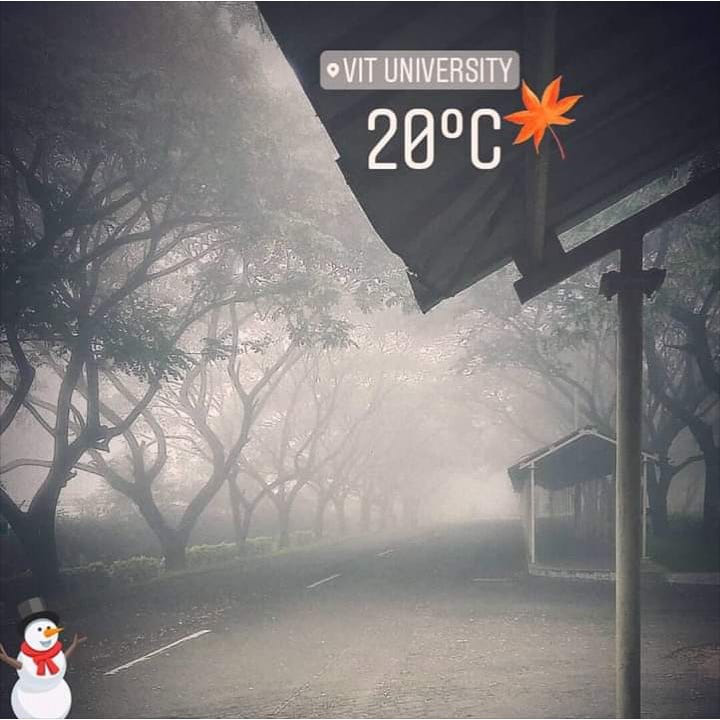
#> input picture image/14.png, 720 x 720 px
$ python dehaze.py   (older library calls are emulated)
#> lines starting #> are read from the running program, lines starting #| are printed output that depends on the picture
import cv2;
import math;
import numpy as np;

def DarkChannel(im,sz):
    b,g,r = cv2.split(im)                                           # split image to r, g, b channels
    # finding color channel (r, g or b) with lowest intensity (low intensity contributed due to airlight)
    # dark pixels can directly provide an accurate estimation of the haze transmission
    dc = cv2.min(cv2.min(r, g), b)
    # return a rectangular structuring element of the specified size and shape for morphological operations
    # sz is the size of the structuring element
    kernel = cv2.getStructuringElement(cv2.MORPH_RECT,(sz,sz))
    # erodes image of rectangular sturcturing element of size 'sz'
    # this is the dark channel
    dark = cv2.erode(dc,kernel)
    return dark

def AtmLight(im,dark):
    # take height and width of image (first two columns)
    [h,w] = im.shape[:2]
    # image size would be height * width
    imsz = h*w

    # check number of pixels in multiples of 1000s
    numpx = int(max(math.floor(imsz/1000),1))

    # reshape as 1 column array of size 'imsz'
    darkvec = dark.reshape(imsz,1);
    # reshape as 3 column array of size 'imsz'
    imvec = im.reshape(imsz,3);

    # return indices that would sort the array (descending order)
    # Since the lightest regions of the dark channel correspond to the haziest part of the original image.
    indices = darkvec.argsort();
    # If we select the brightest 0.1% of the dark channel we will get the haziest pixels
    indices = indices[imsz-numpx::]

    atmsum = np.zeros([1,3])                    # return array of zeros
    for ind in range(1,numpx):
        # Switching back to the original RGB values of these same pixels
        # we can take the brightest as the atmospheric light
        atmsum = atmsum + imvec[indices[ind]]

    A = atmsum / numpx;
    return A

def TransmissionEstimate(im,A,sz):
    omega = 0.95;
    # Return a new array of given shape and type, without initializing entries.
    im3 = np.empty(im.shape, im.dtype)

    for ind in range(0,3):
        im3[:,:,ind] = im[:,:,ind]/A[0,ind]

    transmission = 1 - omega*DarkChannel(im3,sz);
    return transmission

def Guidedfilter(im,p,r,eps):
    mean_I = cv2.boxFilter(im,cv2.CV_64F,(r,r));
    mean_p = cv2.boxFilter(p, cv2.CV_64F,(r,r));
    mean_Ip = cv2.boxFilter(im*p,cv2.CV_64F,(r,r));
    cov_Ip = mean_Ip - mean_I*mean_p;

    mean_II = cv2.boxFilter(im*im,cv2.CV_64F,(r,r));
    var_I   = mean_II - mean_I*mean_I;

    a = cov_Ip/(var_I + eps);
    b = mean_p - a*mean_I;

    mean_a = cv2.boxFilter(a,cv2.CV_64F,(r,r));
    mean_b = cv2.boxFilter(b,cv2.CV_64F,(r,r));

    q = mean_a*im + mean_b;
    return q;

def TransmissionRefine(im,et):
    gray = cv2.cvtColor(im,cv2.COLOR_BGR2GRAY);
    gray = np.float64(gray)/255;
    r = 60;
    eps = 0.0001;
    t = Guidedfilter(gray,et,r,eps);

    return t;

def Recover(im,t,A,tx = 0.1):
    res = np.empty(im.shape,im.dtype);
    t = cv2.max(t,tx);

    for ind in range(0,3):
        res[:,:,ind] = (im[:,:,ind]-A[0,ind])/t + A[0,ind]

    return res

if __name__ == '__main__':
    import sys
    try:
        fn = sys.argv[1]
    except:
        fn = './image/14.png'

#    def nothing(*argv):
#        pass

    src = cv2.imread(fn);                   # read the image
#> src is the input picture: shape (720, 720, 3); mean B, G, R 122.3, 121.7, 125.2

                                            # use astype to cast image to float 64 values
    I = src.astype('float64')/255;          # normalizing the data to 0 - 1 (Since 255 is the maximum value)

    dark = DarkChannel(I,15);               # extracting dark channel prior
#> in DarkChannel, `dark = cv2.erode(dc,kernel)`:
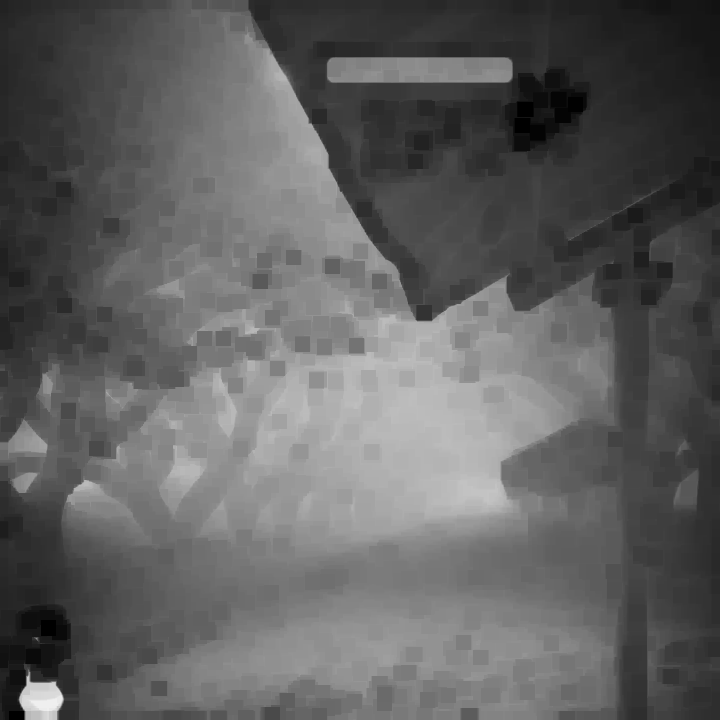
#> dark: shape (720, 720) float64; min 0, max 0.937, mean 0.376
    A = AtmLight(I,dark);                   # extracting global atmospheric lighting
#> in AtmLight, `indices = indices[imsz-numpx::]`: indices = 518 values from 0 to 0
#> the loop in AtmLight, `for ind in range(1,numpx):` made 517 passes
#> atmsum on passes 1 to 3: [[1, 0.976, 0.976]], [[2, 1.95, 1.95]], [[3, 2.93, 2.93]]
#> after the loop in AtmLight, `for ind in range(1,numpx):`: atmsum = [[517, 504.8, 504.8]]
#> in AtmLight, `A = atmsum / numpx;`: A = [[0.998, 0.975, 0.975]]
#> A = [[0.998, 0.975, 0.975]]
    # Transmission is an estimate of how much of the light from the
    # original object is making it through the haze at each pixel
    te = TransmissionEstimate(I,A,15);
    t = TransmissionRefine(src,te);
#> in Guidedfilter, `b = mean_p - a*mean_I;`:
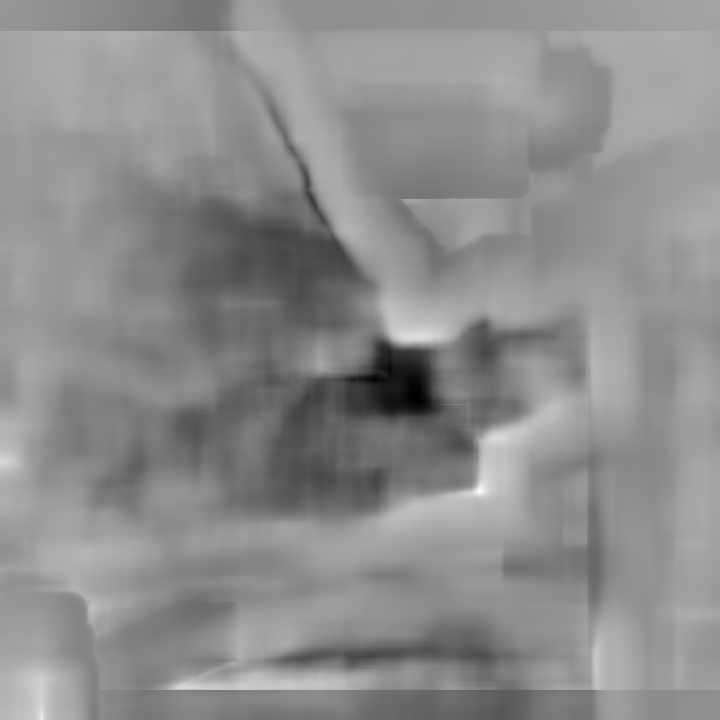
#> b: shape (720, 720) float64; min 0.0307, max 1.42, mean 0.8; drawn with min black and max white
#> in Guidedfilter, `mean_a = cv2.boxFilter(a,cv2.CV_64F,(r,r));`:
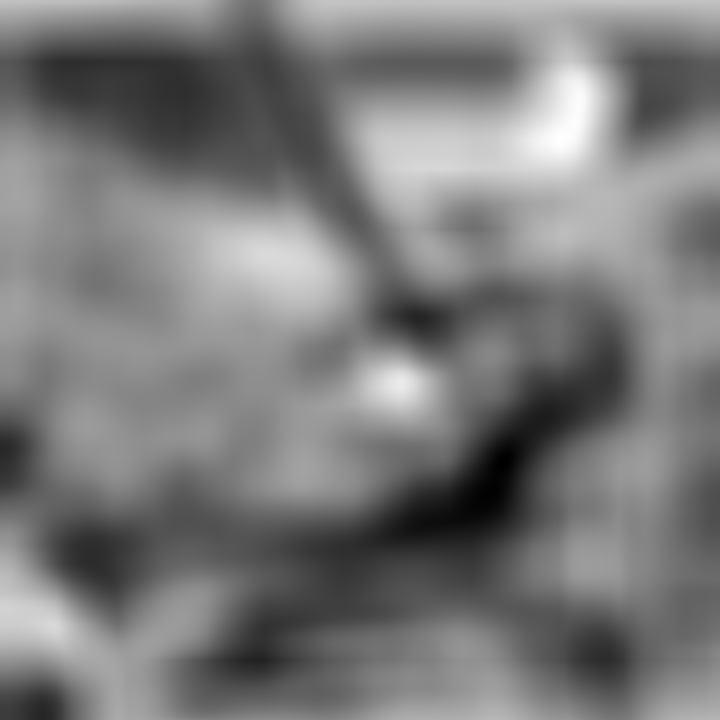
#> mean_a: shape (720, 720) float64; min -0.863, max 0.272, mean -0.317; drawn with min black and max white
#> in Guidedfilter, `q = mean_a*im + mean_b;`:
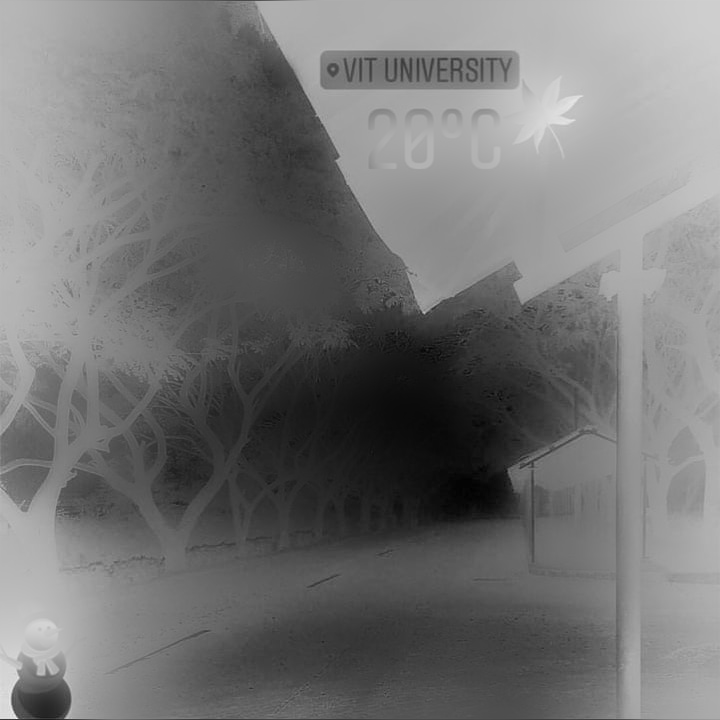
#> q: shape (720, 720) float64; min 0.284, max 1.06, mean 0.639; drawn with min black and max white
    # atmospheric light is subtracted from each pixel in proportion to the transmission at that pixel.
    J = Recover(I, t, A, 0.1)
#> after the loop in Recover, `for ind in range(0,3):`:
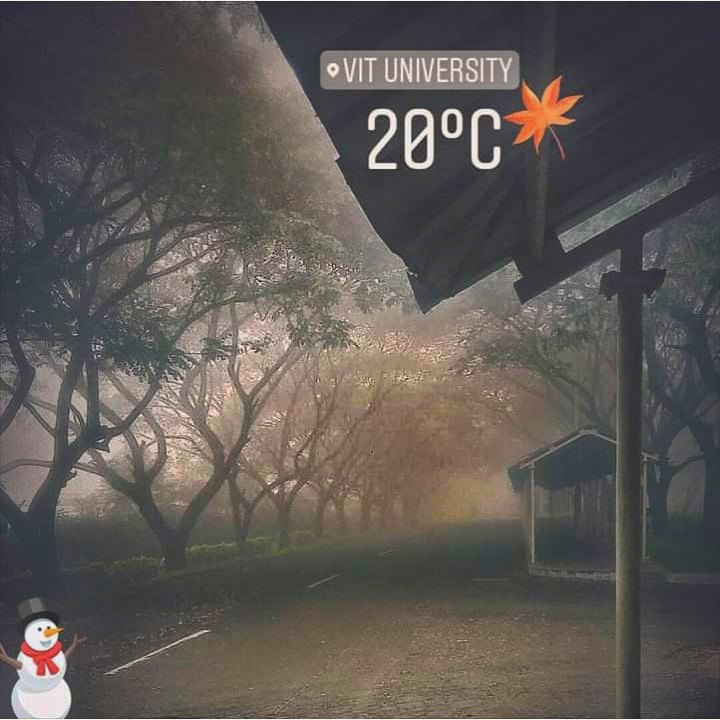
#> res: shape (720, 720, 3) float64; mean B, G, R 0.202, 0.221, 0.249; drawn with min black and max white

    cv2.imshow("dark",dark);
    cv2.imshow("t",t);
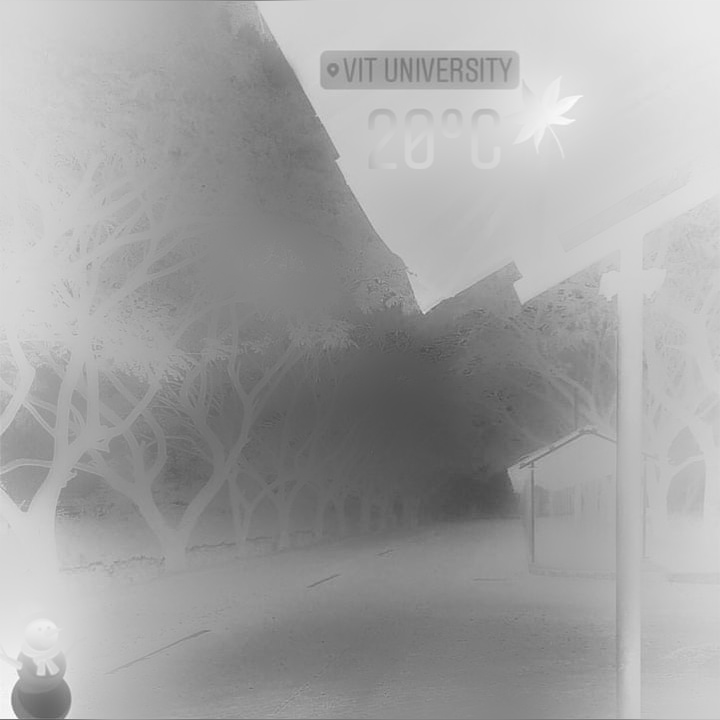
#> window 't': shape (720, 720); min 72, max 255, mean 162.5
    cv2.imshow('I',src);
    cv2.imshow('J',J);
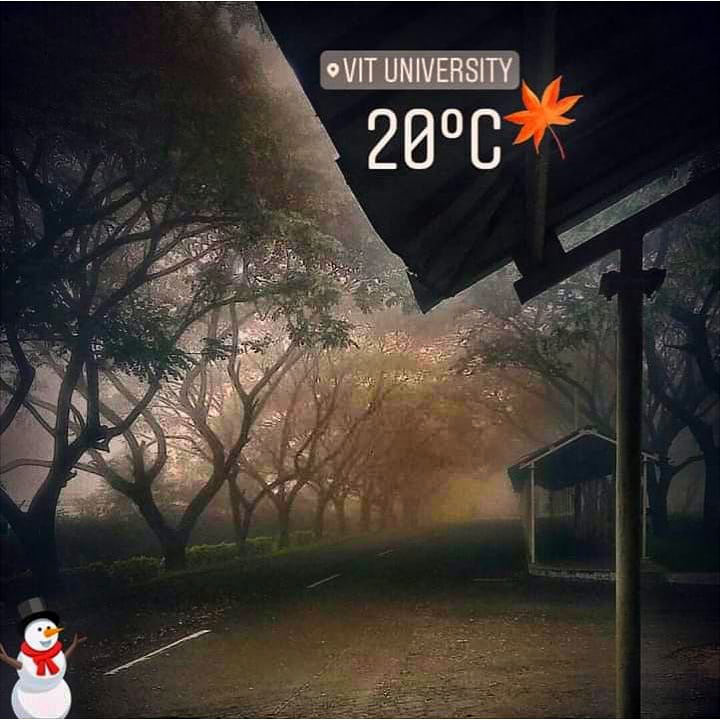
#> window 'J': shape (720, 720, 3); mean B, G, R 51, 55.9, 63.1
    cv2.imwrite("./image/J.png",J*255);
    cv2.waitKey();

$ run again, with image/15.png copied over image/14.png
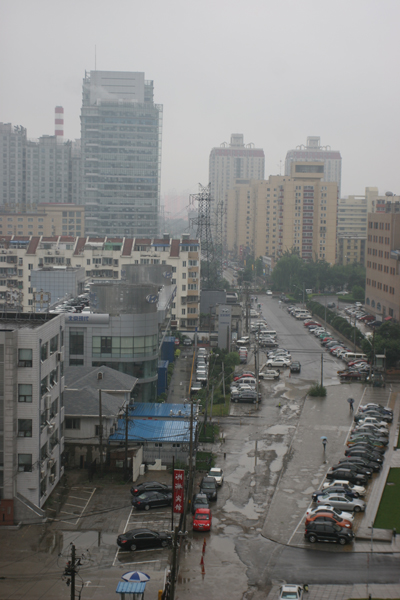
#> input picture image/15.png, 400 x 600 px
#> src is the input picture: shape (600, 400, 3); mean B, G, R 124.4, 125.7, 125.5
#> in DarkChannel, `dark = cv2.erode(dc,kernel)`:
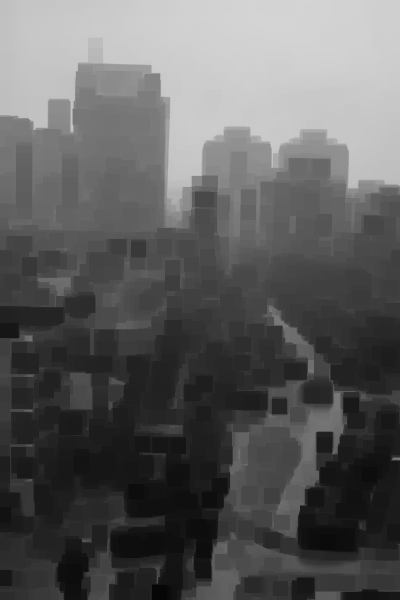
#> dark: shape (600, 400) float64; min 0.0235, max 0.831, mean 0.368
#> indices = 240 values from 0 to 0
#> the loop in AtmLight, `for ind in range(1,numpx):` made 239 passes
#> atmsum on passes 1 to 3: [[0.769, 0.757, 0.765]], [[1.54, 1.51, 1.53]], [[2.31, 2.27, 2.29]]
#> after the loop in AtmLight, `for ind in range(1,numpx):`: atmsum = [[183.7, 180.9, 182.8]]
#> in AtmLight, `A = atmsum / numpx;`: A = [[0.765, 0.754, 0.762]]
#> `cv2.imshow('J',J);`:
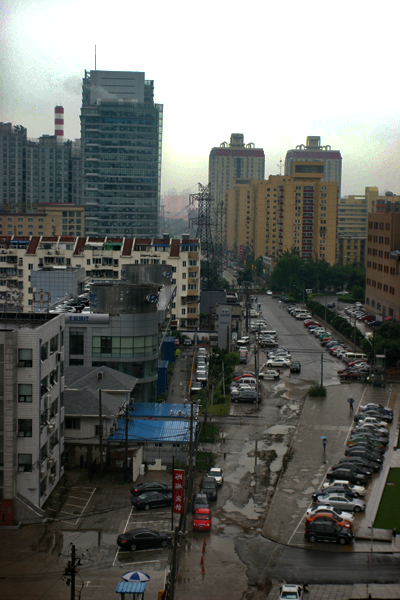
#> window 'J': shape (600, 400, 3); mean B, G, R 103.5, 107.5, 105.4

$ run again, with image/16.png copied over image/14.png
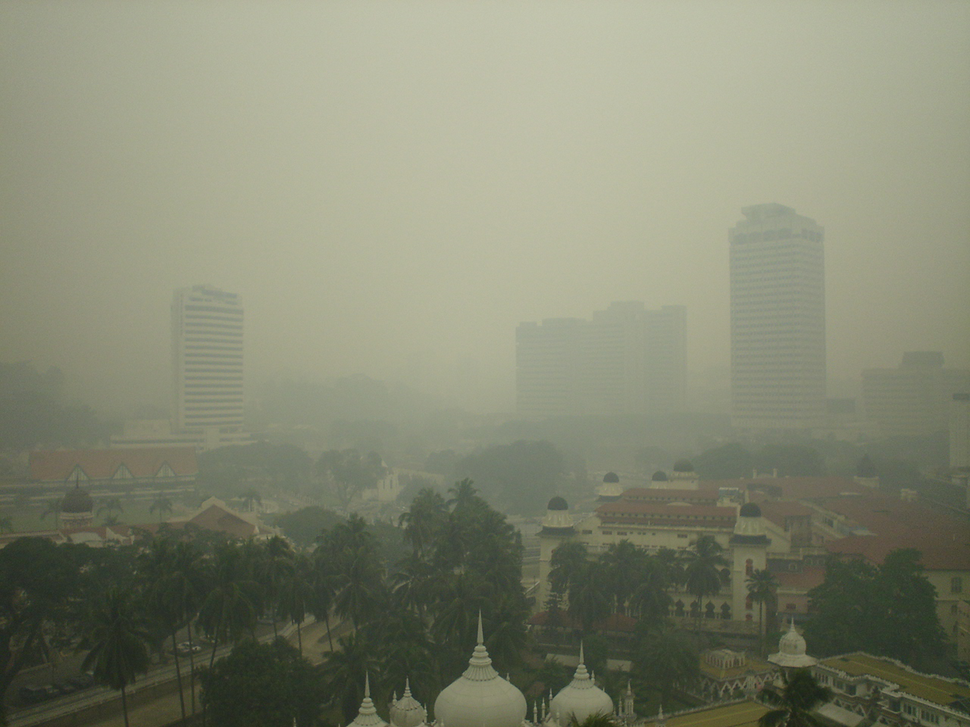
#> input picture image/16.png, 970 x 727 px, shrunk from 1280 x 960 before the run
#> src is the input picture: shape (727, 970, 3); mean B, G, R 113.8, 134.7, 131.4
#> in DarkChannel, `dark = cv2.erode(dc,kernel)`:
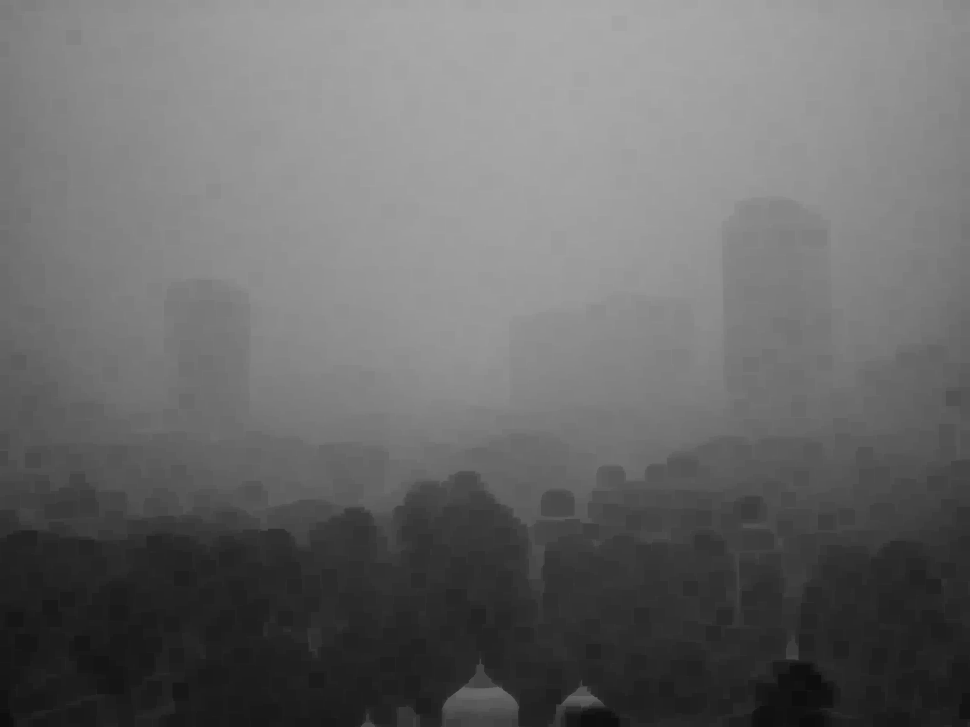
#> dark: shape (727, 970) float64; min 0.051, max 0.671, mean 0.413
#> indices = 705 values from 0 to 0
#> the loop in AtmLight, `for ind in range(1,numpx):` made 704 passes
#> atmsum on passes 1 to 3: [[0.498, 0.588, 0.573]], [[0.996, 1.18, 1.15]], [[1.49, 1.76, 1.72]]
#> after the loop in AtmLight, `for ind in range(1,numpx):`: atmsum = [[350.6, 414.1, 403.1]]
#> in AtmLight, `A = atmsum / numpx;`: A = [[0.497, 0.587, 0.572]]
#> `cv2.imshow('J',J);`:
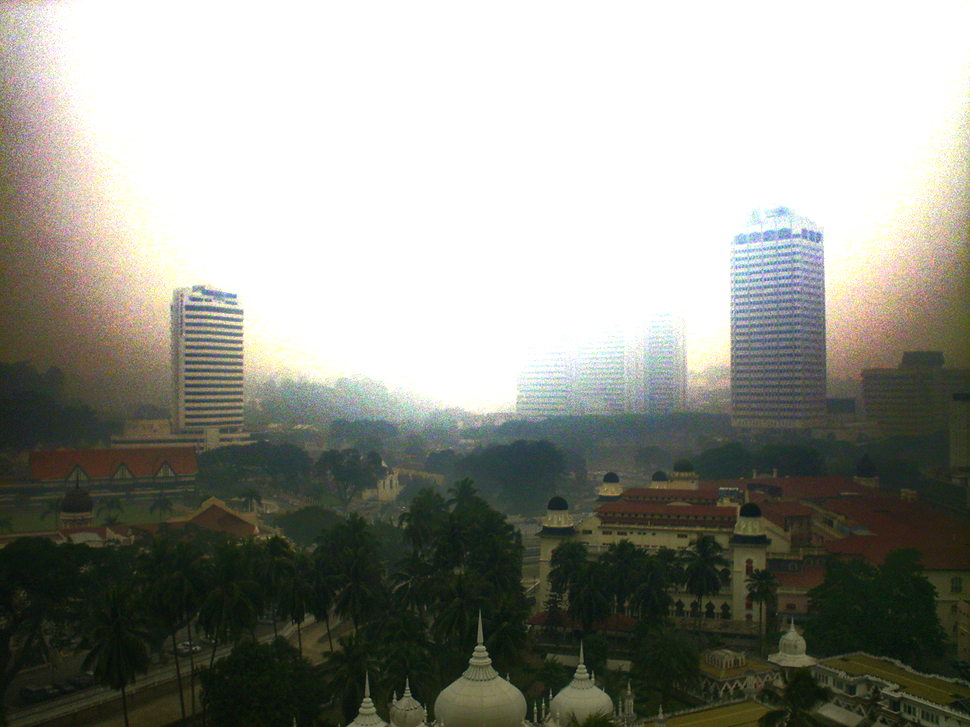
#> window 'J': shape (727, 970, 3); mean B, G, R 139.3, 147.6, 146.4
